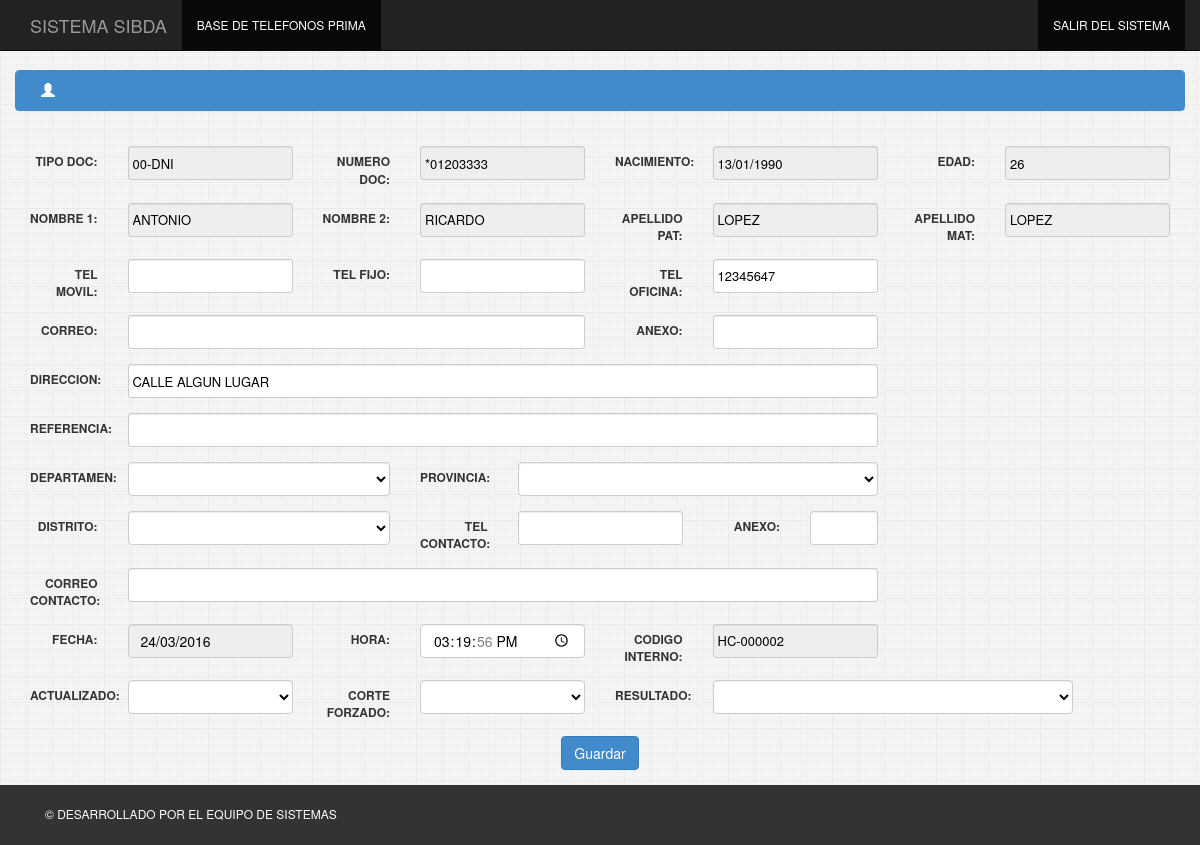
Page /index.php/c_principal on the committed database.
### tables this page shows
CREATE TABLE `clientes` (
  `HCID` varchar(20) NOT NULL,
  `TIPDOC` varchar(20) DEFAULT NULL,
  `NUMDOC` varchar(20) NOT NULL,
  `NOMBRE1` varchar(100) DEFAULT NULL,
  `NOMBRE2` varchar(100) DEFAULT NULL,
  `APEPATERNO` varchar(100) DEFAULT NULL,
  `APEMATERNO` varchar(100) DEFAULT NULL,
  `NACIMIENTO` varchar(20) DEFAULT NULL,
  `CORREO` varchar(100) DEFAULT NULL,
  `TLFMOVIL` varchar(20) DEFAULT NULL,
  `TLFFIJO` varchar(20) DEFAULT NULL,
  `TLFOFIC` varchar(20) DEFAULT NULL,
  `TLFANEX` varchar(20) DEFAULT NULL,
  `DIRECCION` varchar(100) DEFAULT NULL,
  `REFERENCIA` varchar(100) DEFAULT NULL,
  `DISTRITO` varchar(100) DEFAULT NULL,
  `PROVINCIA` varchar(100) DEFAULT NULL,
  `DEPARTAMENTO` varchar(100) DEFAULT NULL,
  `EDAD` varchar(20) DEFAULT NULL,
  `FECHA` varchar(20) DEFAULT NULL,
  `HORA` varchar(20) DEFAULT NULL,
  `ANEXO` varchar(20) DEFAULT NULL,
  `TLFCONT` varchar(20) DEFAULT NULL,
  `CORREOCONT` varchar(100) DEFAULT NULL,
  `RESCOD` varchar(20) DEFAULT NULL,
  `ACTUALIZADO` varchar(20) DEFAULT NULL,
  `V_ESTADO` varchar(20) DEFAULT NULL,
  `CORLLAM` varchar(20) DEFAULT NULL,
  PRIMARY KEY (`HCID`)
);

### application/controllers/c_principal.php (called while the page is built, shortened)
<?php if ( ! defined('BASEPATH')) exit('No direct script access allowed');
class c_principal extends CI_Controller {
	public function index()
	{
    $this->load->helper('url');
    $this->load->model('m_principal');
		$datos['cliente'] = $this->m_principal->getCliente();
        $this->load->view('v_principal',$datos);
	}
 }

### index.php (called while the page is built, shortened)
<?php
require_once BASEPATH.'core/CodeIgniter.php';

### application/models/m_principal.php (called while the page is built, shortened)
<?php
class m_principal extends CI_Model {
    public function getCliente()
    {
		$query = $this->db->query("select  * from clientes ORDER BY RAND() LIMIT 1;");
	return $query->result();
      }
}
?>

### application/views/v_principal.php (the view, shortened to what this page needs)
<!DOCTYPE html>
<html lang="en">
    <head>
        <link href="<?php echo base_url(); ?>assets/css/bootstrap.css" rel="stylesheet">
        <link href="<?php echo base_url(); ?>assets/css/sticky-footer-navbar.css" rel="stylesheet">
        <link href="<?php echo base_url(); ?>assets/css/jquery-ui.css" rel="stylesheet">
    </head>
    <body onload="">
    <div id="wrap" class="container">
            <div class="panel panel-primary" id="formul">
                <div class="panel-heading" style=" padding: 1px 10px;">
                    <h5>
                        <div class="row">
                            <div class="col-md-5">
                                <div class="col-sm-1">
                                    <span class="glyphicon glyphicon-user">
                                    </span>
                                </div>
                                <div class="col-sm-10">
                                </div>
                            </div>
                        </div>
                    </h5>
                </div>
            </div>
        <div class="panel-body">
                    <div class="row">
                        <div class="container-fluid">
                            <form class="form-horizontal" action="" method="" role="form">
                                <div class="form-group">
                                    <label for="inputEmail3" class="col-sm-1 control-label">TIPO DOC:</label>
                                    <div class="col-sm-2">
										<?php foreach ($cliente as $item){ ?>
                                    <input readonly="readonly" type="text" name="" id="tipdoc" class="form-control" value="<?php echo $item->TIPDOC;?>" >
										<?php }?>
                                    </div>
									<label for="inputEmail3" class="col-sm-1 control-label">NUMERO DOC:</label>
                                    <div class="col-sm-2">
										<?php foreach ($cliente as $item){ ?>
                                    <input readonly="readonly" type="text" name="" id="numdoc" class="form-control" value="<?php echo $item->NUMDOC;?>" >
										<?php }?>
                                    </div>
									<label for="inputEmail3" class="col-sm-1 control-label">NACIMIENTO:</label>
                                    <div class="col-sm-2">
										<?php foreach ($cliente as $item){ ?>
                                    <input readonly="readonly" type="text" name="" id="nacimiento" class="form-control" value="<?php echo $item->NACIMIENTO;?>" >
										<?php }?>
                                    </div>
									<label for="inputEmail3" class="col-sm-1 control-label">EDAD:</label>
                                    <div class="col-sm-2">
										<?php foreach ($cliente as $item){ ?>
                                    <input readonly="readonly" type="text" name="" id="edad" class="form-control" value="<?php echo $item->EDAD;?>" >
										<?php }?>
                                    </div>
                                </div>
                                <div class="form-group">
                                    <label for="inputEmail3" class="col-sm-1 control-label">NOMBRE 1:</label>
                                    <div class="col-sm-2">
										<?php foreach ($cliente as $item){ ?>
                                    <input readonly="readonly" type="text" name="" id="nombre1" class="form-control" value="<?php echo $item->NOMBRE1;?>" >
										<?php }?>
                                    </div>
                                    <label for="inputEmail3" class="col-sm-1 control-label">NOMBRE 2:</label>
                                    <div class="col-sm-2">
										<?php foreach ($cliente as $item){ ?>
                                    <input readonly="readonly" type="text" name="" id="nombre2" class="form-control" value="<?php echo $item->NOMBRE2;?>" >
										<?php }?>
                                    </div>
									<label for="inputEmail3" class="col-sm-1 control-label">APELLIDO PAT:</label>
                                    <div class="col-sm-2">
										<?php foreach ($cliente as $item){ ?>
                                    <input readonly="readonly" type="text" name="" id="apepaterno" class="form-control" value="<?php echo $item->APEPATERNO;?>" >
										<?php }?>
                                    </div>
									<label for="inputEmail3" class="col-sm-1 control-label">APELLIDO MAT:</label>
                                    <div class="col-sm-2">
										<?php foreach ($cliente as $item){ ?>
                                    <input readonly="readonly" type="text" name="" id="apematerno" class="form-control" value="<?php echo $item->APEMATERNO;?>" >
										<?php }?>
                                    </div>
                                </div>
                                <div class="form-group">
                                    <label for="inputEmail3" class="col-sm-1 control-label">TEL MOVIL:</label>
                                    <div class="col-sm-2">
										<?php foreach ($cliente as $item){ ?>
                                    <input type="text" name="" id="tlfmovil" class="form-control" maxlength="9" onkeypress="return validar_texto(event)" value="<?php echo $item->TLFMOVIL;?>" >
										<?php }?>
                                    </div>
                                    <label for="inputEmail3" class="col-sm-1 control-label">TEL FIJO:</label>
                                    <div class="col-sm-2">
										<?php foreach ($cliente as $item){ ?>
                                    <input type="text" name="" id="tlffijo" class="form-control" maxlength="9" onkeypress="return validar_texto(event)" value="<?php echo $item->TLFFIJO;?>" >
										<?php }?>
                                    </div>
									<label for="inputEmail3" class="col-sm-1 control-label">TEL OFICINA:</label>
                                    <div class="col-sm-2">
										<?php foreach ($cliente as $item){ ?>
                                    <input type="text" name="" id="tlfofic" class="form-control" maxlength="9" onkeypress="return validar_texto(event)" value="<?php echo $item->TLFOFIC;?>" >
										<?php }?>
                                    </div>
                                </div>
                                <div class="form-group">
                                    <label for="inputEmail3" class="col-sm-1 control-label">CORREO:</label>
                                    <div class="col-sm-5">
										<?php foreach ($cliente as $item){ ?>
                                    <input type="text" name="" id="correo" class="form-control" value="<?php echo $item->CORREO;?>" >
										<?php }?>
                                    </div>
									<label for="inputEmail3" class="col-sm-1 control-label">ANEXO:</label>
                                    <div class="col-sm-2">
										<?php foreach ($cliente as $item){ ?>
                                    <input type="text" name="" id="tlfanex" class="form-control" maxlength="5" onkeypress="return validar_texto(event)" value="<?php echo $item->TLFANEX;?>" >
										<?php }?>
                                    </div>
								</div>
								<div class="form-group">
                                    <label for="inputEmail3" class="col-sm-1 control-label">DIRECCION:</label>
                                    <div class="col-sm-8">
										<?php foreach ($cliente as $item){ ?>
                                    <input type="text" name="" id="direccion" class="form-control" value="<?php echo $item->DIRECCION;?>" >
										<?php }?>
                                    </div>
								</div>
								<div class="form-group">
									<label for="inputEmail3" class="col-sm-1 control-label">REFERENCIA:</label>
                                    <div class="col-sm-8">
										<?php foreach ($cliente as $item){ ?>
                                    <input type="text" name="" id="referencia" class="form-control" value="<?php echo $item->REFERENCIA;?>" >
										<?php }?>
                                    </div>
                                </div>
                                <div class="form-group">
									<label for="inputEmail3" class="col-sm-1 control-label">DEPARTAMEN:</label>
                                    <div class="col-sm-3">
										<?php foreach ($cliente as $item){ ?>
                                    <select id="departamento" name="" class="form-control" onkeypress="return tabular(event,this)"></select>
										<?php }?>
                                    </div>
                                    <label for="inputEmail3" class="col-sm-1 control-label">PROVINCIA:</label>
                                    <div class="col-sm-4">
										<?php foreach ($cliente as $item){ ?>
                                    <select id="provincia" name="" class="form-control" onkeypress="return tabular(event,this)"></select>
										<?php }?>
                                    </div>
                                </div>
								<div class="form-group">
									<label for="inputEmail3" class="col-sm-1 control-label">DISTRITO:</label>
                                    <div class="col-sm-3">
										<?php foreach ($cliente as $item){ ?>
                                    <select id="distrito" name="" class="form-control" onkeypress="return tabular(event,this)"></select>
										<?php }?>
                                    </div>
									<label for="inputEmail3" class="col-sm-1 control-label">TEL CONTACTO:</label>
                                    <div class="col-sm-2">
										<?php foreach ($cliente as $item){ ?>
                                    <input type="text" name="" id="tlfcont" class="form-control" maxlength="9" onkeypress="return validar_texto(event)" value="<?php echo $item->TLFCONT;?>" >
										<?php }?>
                                    </div>
									<label for="inputEmail3" class="col-sm-1 control-label">ANEXO:</label>
                                    <div class="col-sm-1">
										<?php foreach ($cliente as $item){ ?>
                                    <input type="text" name="" id="anexo" class="form-control" maxlength="5" onkeypress="return validar_texto(event)" value="<?php echo $item->ANEXO;?>" >
										<?php }?>
                                    </div>
                                </div>
								<div class="form-group">
									<label for="inputEmail3" class="col-sm-1 control-label">CORREO CONTACTO:</label>
                                    <div class="col-sm-8">
										<?php foreach ($cliente as $item){ ?>
                                    <input type="text" name="" id="correocont" class="form-control" value="<?php echo $item->CORREOCONT;?>" >
										<?php }?>
									</div>
								</div>
								<div class="form-group">
                                    <label for="inputEmail3" class="col-sm-1 control-label">FECHA:</label>
                                    <div class="col-sm-2">
										<?php foreach ($cliente as $item){ ?>
                                    <input readonly="readonly" type="datetime" name="date" id="fecha" class="form-control" value="<?php echo date("d/m/Y"); ?>" >
										<?php }?>
                                    </div>
                                    <label for="inputEmail3" class="col-sm-1 control-label">HORA:</label>
                                    <div class="col-sm-2">
										<?php foreach ($cliente as $item){ ?>
                                    <input type="time" name="time" id="hora" class="form-control" value="<?php echo date("H:i:s"); ?>" >
										<?php }?>
                                    </div>
									<label for="inputEmail3" class="col-sm-1 control-label">CODIGO INTERNO:</label>
                                    <div class="col-sm-2">
                                        <?php foreach ($cliente as $item){ ?>
                                        <input readonly="readonly" type="text" name="" id="hcid" class="form-control" value="<?php echo $item->HCID;?>" placeholder="HCID">
                                        <?php }?>
									</div>
								</div>
                                <div class="form-group">
									<label for="inputEmail3" class="col-sm-1 control-label">ACTUALIZADO:</label>
                                    <div class="col-sm-2">
                                         <?php foreach ($cliente as $item){ ?>
										 <select id="actualizado" name="" class="form-control"  onkeypress="return tabular(event,this)"></select>
                                         <?php }?>
                                    </div>
									<label for="inputEmail3" class="col-sm-1 control-label">CORTE FORZADO:</label>
                                    <div class="col-sm-2">
                                         <?php foreach ($cliente as $item){ ?>
										 <select id="corllam" name="" class="form-control"  onkeypress="return tabular(event,this)"></select>
                                         <?php }?>
                                    </div>
									<label for="inputEmail3" class="col-sm-1 control-label">RESULTADO:</label>
									<div class="col-sm-4">
										<?php foreach ($cliente as $item){ ?>
									<select id="rescod" name="" class="form-control"  onkeypress="return tabular(event,this)"></select>
										<?php }?>
									</div>
								</div>
                                <div class="container-fluid" align="center">
									<div class="col-sm-12">
								<button type="button" class=" btn btn-primary" id="Guardar_HT" data-toggle="modal" onclick="">Guardar</button>
									</div>
								</div>
                            </form>
                        </div>
                    </div>
        </div>
    </div>
    </body>
	    <div id="footer" style="background-color: #333333">
            <div class="container">
                <div  class="col-md-7 text-left">
                    <a id="" style="color:  white" > &copy; DESARROLLADO POR EL EQUIPO DE SISTEMAS </a>
                </div>
            </div>
        </div>
</html>

### assets/css/sticky-footer-navbar.css (style rules this page uses)
html, body { height: 100%; }
body { padding-top: 85px; background: white url(../image/tiny_grid.png) repeat 0 0; }
#wrap { min-height: 100%; height: auto; margin: 0 auto -80px; padding: 0 0 60px; }
#footer { margin-top: 20px; padding-top: 20px; height: 60px; background-color: #f5f5f5; }
#footer > .container { padding-left: 15px; padding-right: 15px; }

### application/views/v_principal.php (style rules this page uses)
body { padding-top: 70px; padding-bottom: 20px; }

### rows in the picture
clientes: TIPDOC "00-DNI", NUMDOC "*01203333", NACIMIENTO "13/01/1990", EDAD "26", NOMBRE1 "ANTONIO", NOMBRE2 "RICARDO", APEPATERNO "LOPEZ", APEMATERNO "LOPEZ", TLFOFIC "12345647", DIRECCION "CALLE ALGUN LUGAR", HCID "HC-000002"
